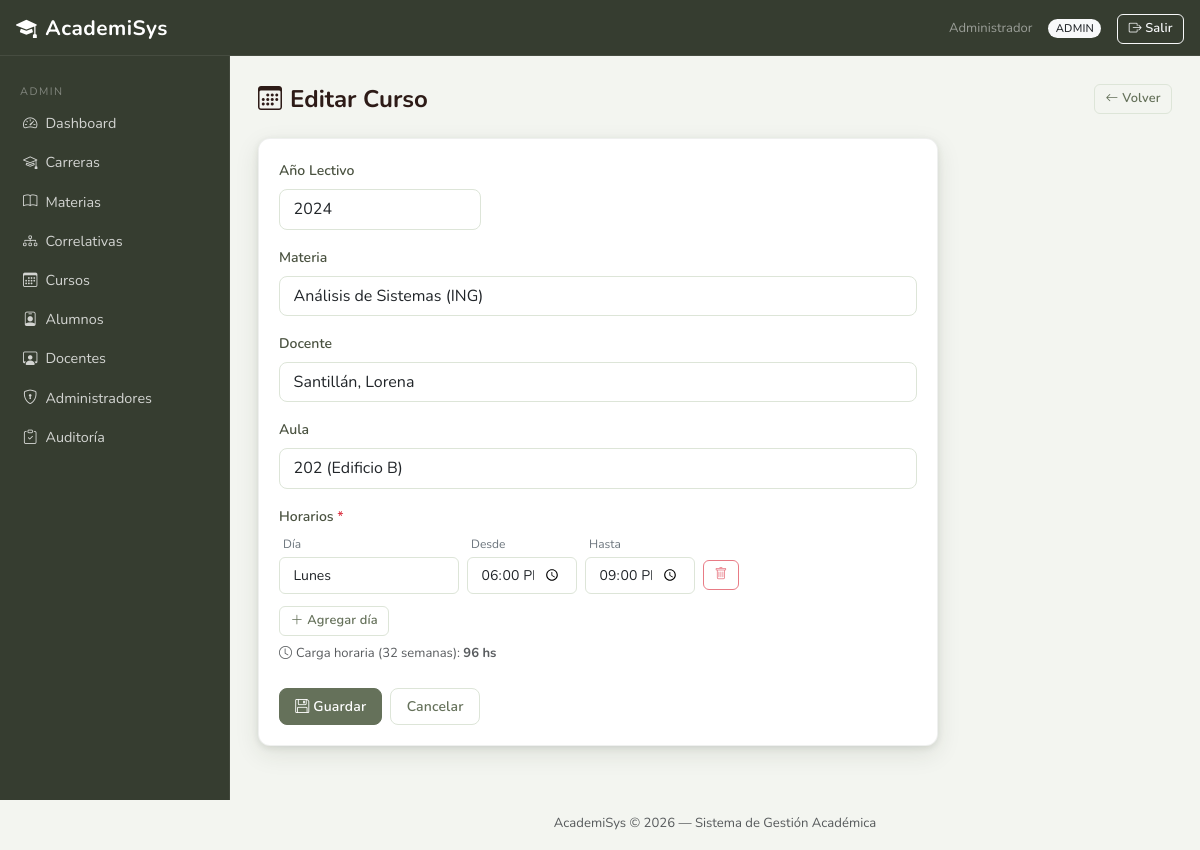
Page /index.php?controller=admin&action=curso&id=20 (signed in) on the committed database.
### tables this page shows
CREATE TABLE `curso` (
  `IDCurso` int(11) NOT NULL,
  `AnioLectivo` int(11) NOT NULL,
  `CodMateria` varchar(10) NOT NULL,
  `Legajo` int(11) NOT NULL,
  `IDAula` int(11) NOT NULL,
  `Activo` tinyint(1) NOT NULL DEFAULT 1
);

CREATE TABLE `materia` (
  `CodMateria` varchar(10) NOT NULL,
  `NomMateria` varchar(150) NOT NULL,
  `CodCarrera` varchar(10) DEFAULT NULL,
  `Anio` tinyint(3) UNSIGNED DEFAULT NULL,
  `ContMinimos` text DEFAULT NULL,
  `Activo` tinyint(1) NOT NULL DEFAULT 1
);

CREATE TABLE `docente` (
  `Legajo` int(11) NOT NULL,
  `Nombre` varchar(100) NOT NULL,
  `Apellido` varchar(100) NOT NULL,
  `DNI` int(11) NOT NULL,
  `Titulo` varchar(150) DEFAULT NULL,
  `Especialidad` varchar(100) DEFAULT NULL,
  `Email` varchar(100) NOT NULL,
  `Activo` tinyint(1) NOT NULL DEFAULT 1
);

CREATE TABLE `aula` (
  `IDAula` int(11) NOT NULL,
  `Numero` varchar(20) NOT NULL,
  `Edificio` varchar(50) DEFAULT NULL,
  `Capacidad` int(11) NOT NULL,
  `Equipamiento` varchar(255) DEFAULT NULL
);

CREATE TABLE `cursohorario` (
  `IDCursoHorario` int(11) NOT NULL,
  `IDCurso` int(11) NOT NULL,
  `Dia` enum('Lunes','Martes','Miércoles','Jueves','Viernes','Sábado') NOT NULL,
  `HoraInicio` time NOT NULL,
  `HoraFin` time NOT NULL
);

### core/Controller.php (called while the page is built, shortened)
<?php
abstract class Controller {
    protected function render(string $view, array $data = []): void {
        extract($data);
        require_once BASE_PATH . '/views/layouts/header.php';
        require_once BASE_PATH . "/views/{$view}.php";
        require_once BASE_PATH . '/views/layouts/footer.php';
    }
}

### controllers/AdminController.php (called while the page is built, shortened)
<?php
class AdminController extends Controller {
    private AdminModel     $adminModel;
    public function __construct() {
        $this->adminModel     = new AdminModel();
    }
    public function curso(): void {
        $isNew = $_SERVER['REQUEST_METHOD'] === 'POST' ? isset($_POST['_isNew']) : !isset($_GET['id']);
        $id    = (int)($_SERVER['REQUEST_METHOD'] === 'POST' ? ($_POST['IDCurso'] ?? 0) : ($_GET['id'] ?? 0));
        $curso    = $isNew ? [] : $this->adminModel->getCursoById($id);
        $horarios = $isNew ? [] : $this->adminModel->getHorariosByCurso($id);
        $materias = $this->adminModel->getMateriasList();
        $docentes = $this->adminModel->getDocentesList();
        $aulas    = $this->adminModel->getAulas();
        $this->render('admin/curso_form', compact('curso', 'isNew', 'error', 'materias', 'docentes', 'aulas', 'horarios'));
    }
}

### core/Router.php (called while the page is built, shortened)
<?php
class Router {
    public function dispatch(): void {
        $action     = preg_replace('/[^a-zA-Z]/', '', $_GET['action'] ?? 'login');
        $obj = new $className();
        $obj->$action();
    }
}

### index.php (called while the page is built, shortened)
<?php
require_once BASE_PATH . '/config/database.php';
require_once BASE_PATH . '/core/Model.php';
require_once BASE_PATH . '/core/Controller.php';
require_once BASE_PATH . '/core/Router.php';
$router = new Router();
$router->dispatch();

### config/database.php (called while the page is built, shortened)
<?php
class Database {
    private static ?PDO $instance = null;
    public static function getConnection(): PDO {
        if (self::$instance === null) {
            $dsn  = 'mysql:host=localhost;dbname=academisys;charset=utf8mb4';
            $opts = [
                PDO::ATTR_ERRMODE            => PDO::ERRMODE_EXCEPTION,
                PDO::ATTR_DEFAULT_FETCH_MODE => PDO::FETCH_ASSOC,
                PDO::ATTR_EMULATE_PREPARES   => false,
            ];
            self::$instance = new PDO($dsn, 'root', '', $opts);
        }
        return self::$instance;
    }
}

### core/Model.php (called while the page is built, shortened)
<?php
abstract class Model {
    public function __construct() {
        $this->db = Database::getConnection();
    }
}

### models/AdminModel.php (called while the page is built, shortened)
<?php
class AdminModel extends Model {
    public function getCursoById(int $id): array {
        $stmt = $this->db->prepare("SELECT * FROM Curso WHERE IDCurso = :id");
        $stmt->execute([':id' => $id]);
        return $stmt->fetch() ?: [];
    }
    public function getHorariosByCurso(int $idCurso): array {
        $stmt = $this->db->prepare("
            SELECT IDCursoHorario, Dia, HoraInicio, HoraFin
              FROM CursoHorario
             WHERE IDCurso = :id
             ORDER BY FIELD(Dia,'Lunes','Martes','Miércoles','Jueves','Viernes','Sábado')
        ");
        $stmt->execute([':id' => $idCurso]);
        return $stmt->fetchAll();
    }
    public function getAulas(): array {
        $stmt = $this->db->prepare("SELECT IDAula, Numero, Edificio FROM Aula ORDER BY Edificio, Numero");
        $stmt->execute();
        return $stmt->fetchAll();
    }
    public function getMateriasList(?string $codCarrera = null): array {
        $where  = $codCarrera ? "AND m.CodCarrera = :carrera" : "";
        $params = $codCarrera ? [':carrera' => $codCarrera] : [];
        $stmt = $this->db->prepare("
            SELECT m.CodMateria, m.NomMateria, m.CodCarrera, m.Anio
              FROM Materia m
             WHERE m.Activo = 1 {$where}
             ORDER BY m.CodCarrera, m.Anio, m.NomMateria
        ");
        $stmt->execute($params);
        return $stmt->fetchAll();
    }
    public function getDocentesList(): array {
        $stmt = $this->db->prepare("SELECT Legajo, Nombre, Apellido FROM Docente WHERE Activo = 1 ORDER BY Apellido, Nombre");
        $stmt->execute();
        return $stmt->fetchAll();
    }
}

### views/admin/curso_form.php (the view, shortened to what this page needs)
<div class="d-flex justify-content-between align-items-center mb-4">
    <h4 class="fw-bold mb-0">
        <i class="bi bi-calendar3 me-2"></i><?= $isNew ? 'Nuevo Curso' : 'Editar Curso' ?>
    </h4>
    <a href="index.php?controller=admin&action=cursos" class="btn btn-outline-secondary btn-sm">
        <i class="bi bi-arrow-left me-1"></i>Volver
    </a>
</div>
<div class="card border-0 shadow-sm" style="max-width:680px;">
    <div class="card-body">
        <form method="post" action="index.php?controller=admin&action=curso">
            <div class="row g-3 mb-3">
                <div class="col-md-4">
                    <label class="form-label fw-semibold">Año Lectivo</label>
                    <input type="number" name="AnioLectivo" class="form-control" required min="2000" max="2100"
                           value="<?= htmlspecialchars($curso['AnioLectivo'] ?? date('Y')) ?>">
                </div>
            </div>
            <div class="mb-3">
                <label class="form-label fw-semibold">Materia</label>
                <select name="CodMateria" class="form-select" required>
                    <?php foreach ($materias as $mat): ?>
                        <option value="<?= htmlspecialchars($mat['CodMateria']) ?>"
                            <?= ($curso['CodMateria'] ?? '') === $mat['CodMateria'] ? 'selected' : '' ?>>
                            <?= htmlspecialchars($mat['NomMateria']) ?>
                            <?php if ($mat['CodCarrera']): ?>
                                (<?= htmlspecialchars($mat['CodCarrera']) ?>)
                            <?php endif; ?>
                        </option>
                    <?php endforeach; ?>
                </select>
            </div>
            <div class="mb-3">
                <label class="form-label fw-semibold">Docente</label>
                <select name="Legajo" class="form-select" required>
                    <?php foreach ($docentes as $doc): ?>
                        <option value="<?= htmlspecialchars($doc['Legajo']) ?>"
                            <?= ($curso['Legajo'] ?? '') == $doc['Legajo'] ? 'selected' : '' ?>>
                            <?= htmlspecialchars($doc['Apellido'] . ', ' . $doc['Nombre']) ?>
                        </option>
                    <?php endforeach; ?>
                </select>
            </div>
            <div class="mb-3">
                <label class="form-label fw-semibold">Aula</label>
                <select name="IDAula" class="form-select" required>
                    <?php foreach ($aulas as $aula): ?>
                        <option value="<?= (int)$aula['IDAula'] ?>"
                            <?= ($curso['IDAula'] ?? '') == $aula['IDAula'] ? 'selected' : '' ?>>
                            <?= htmlspecialchars($aula['Numero']) ?> (<?= htmlspecialchars($aula['Edificio']) ?>)
                        </option>
                    <?php endforeach; ?>
                </select>
            </div>
            <div class="mb-4">
                <label class="form-label fw-semibold">Horarios <span class="text-danger">*</span></label>
                <div class="d-flex gap-2 mb-1" style="font-size:.75rem;color:var(--bs-secondary);padding-left:4px">
                    <span style="width:180px">Día</span>
                    <span style="width:110px">Desde</span>
                    <span style="width:110px">Hasta</span>
                </div>
                <div id="horarios-container">
                <?php
                $dias = ['Lunes','Martes','Miércoles','Jueves','Viernes','Sábado'];
                $filas = !empty($horarios) ? $horarios : [['Dia'=>'','HoraInicio'=>'','HoraFin'=>'']];
                foreach ($filas as $i => $h):
                ?>
                    <div class="horario-row d-flex gap-2 mb-2 align-items-center">
                        <select name="horarios[<?= $i ?>][Dia]" class="form-select form-select-sm horario-dia" style="width:180px" required>
                            <?php foreach ($dias as $dia): ?>
                                <option value="<?= $dia ?>" <?= ($h['Dia'] ?? '') === $dia ? 'selected' : '' ?>><?= $dia ?></option>
                            <?php endforeach; ?>
                        </select>
                        <input type="time" name="horarios[<?= $i ?>][HoraInicio]" class="form-control form-control-sm horario-hi" style="width:110px" required
                               value="<?= htmlspecialchars(substr($h['HoraInicio'] ?? '',0,5)) ?>">
                        <input type="time" name="horarios[<?= $i ?>][HoraFin]" class="form-control form-control-sm horario-hf" style="width:110px" required
                               value="<?= htmlspecialchars(substr($h['HoraFin'] ?? '',0,5)) ?>">
                        <button type="button" class="btn btn-outline-danger btn-sm remove-horario" <?= $i === 0 && count($filas) === 1 ? 'disabled' : '' ?>>
                            <i class="bi bi-trash"></i>
                        </button>
                    </div>
                <?php endforeach; ?>
                </div>
                <button type="button" id="add-horario" class="btn btn-outline-secondary btn-sm mt-1">
                    <i class="bi bi-plus-lg me-1"></i>Agregar día
                </button>
                <p class="text-muted small mt-2 mb-0">
                    <i class="bi bi-clock me-1"></i>Carga horaria (32 semanas):
                    <strong id="carga-display">—</strong>
                </p>
            </div>
            <div class="d-flex gap-2">
                <button type="submit" class="btn btn-primary">
                    <i class="bi bi-floppy me-1"></i>Guardar
                </button>
                <a href="index.php?controller=admin&action=cursos" class="btn btn-outline-secondary">Cancelar</a>
            </div>
        </form>
    </div>
</div>

### assets/css/style.css (style rules this page uses)
:root { --br-900: #272E22; --br-800: #363D30; --br-700: #4A5240; --br-600: #65715A; --br-500: #849174; --br-400: #A3B090; --br-300: #C4CFBA; --br-200: #DDE5D8; --br-100: #ECF0E8; --br-50: #F3F5F0; --amber: #EF8C00; --amber-lt:#FFF8EC; --green: #4A7C4E; --green-lt:#EEF5EE; --teal: #00796B; --teal-lt: #E0F2F0; --rose: #BF360C; --rose-lt: #FBE9E7; --indigo: #3949AB; --indigo-lt:#EEF0FC; --shadow-sm: 0 1px 4px rgba(62,39,35,.07); --shadow-md: 0 4px 16px rgba(62,39,35,.13); --shadow-lg: 0 8px 32px rgba(62,39,35,.18); --radius: 10px; --radius-sm: 6px; }
body { background: var(--br-50); font-family: 'Nunito', sans-serif; font-size: .93rem; color: #2D1B17; }
h1,h2,h3,h4,h5,h6 { font-family:'Nunito',sans-serif; }
.card { border: 1px solid rgba(39,46,34,.07) !important; border-radius: 12px !important; box-shadow: 0 2px 6px rgba(39,46,34,.10), 0 8px 24px rgba(39,46,34,.10); transition: box-shadow .22s ease, transform .22s ease; background: #fff; }
.card-body { padding: 1.25rem; }
.card.shadow-sm, .card.shadow, .card.shadow-lg { box-shadow: 0 2px 6px rgba(39,46,34,.10), 0 8px 24px rgba(39,46,34,.10) !important; }
.form-label { font-weight: 500; color: var(--br-700); font-size: .875rem; }
.form-control, .form-select { border-color: var(--br-200); border-radius: 8px; background: #fff; padding: .45rem .85rem; transition: border-color .15s ease, box-shadow .15s ease; }
.form-control-sm, .form-select-sm { border-radius: 6px; }
.btn { border-radius: 8px; font-weight: 600; font-size: .875rem; padding: .45rem .95rem; letter-spacing: .15px; transition: background .15s ease, border-color .15s ease, box-shadow .15s ease, transform .1s ease; }
.btn-sm { border-radius: 6px; font-size: .8rem; padding: .28rem .65rem; }
.btn-primary { background: var(--br-600); border-color: var(--br-600); color: #fff; }
.btn-outline-secondary { color: var(--br-600); border-color: var(--br-200); }
.btn-outline-danger { color: var(--rose); border-color: var(--rose); }

### rows in the picture
curso: AnioLectivo "2024", CodMateria "Análisis de Sistemas (ING)", Legajo "Santillán, Lorena", IDAula "202 (Edificio B)"
cursohorario: Dia "Lunes", HoraInicio "18:00", HoraFin "21:00"

### other values in the picture
$_SESSION['usuario']['NombreCompleto'] "Administrador"
$_SESSION['usuario']['NombreRol'] "ADMIN"
